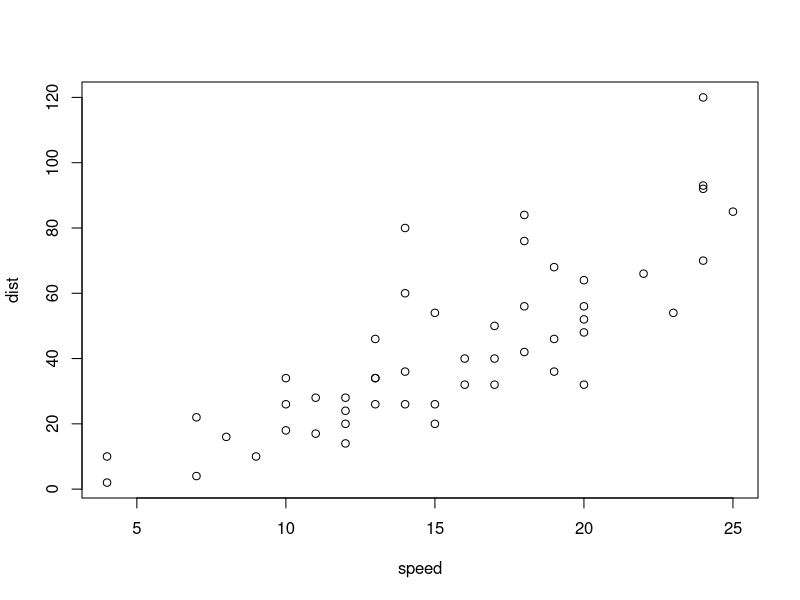
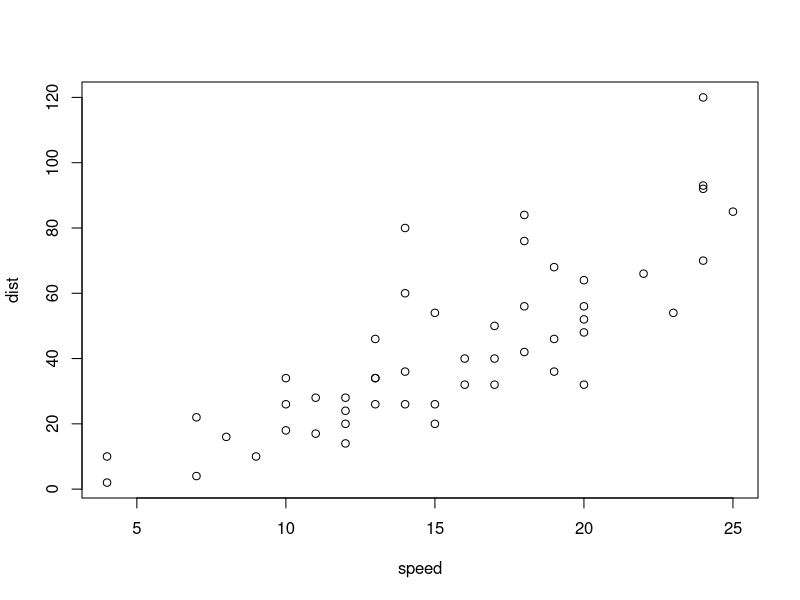
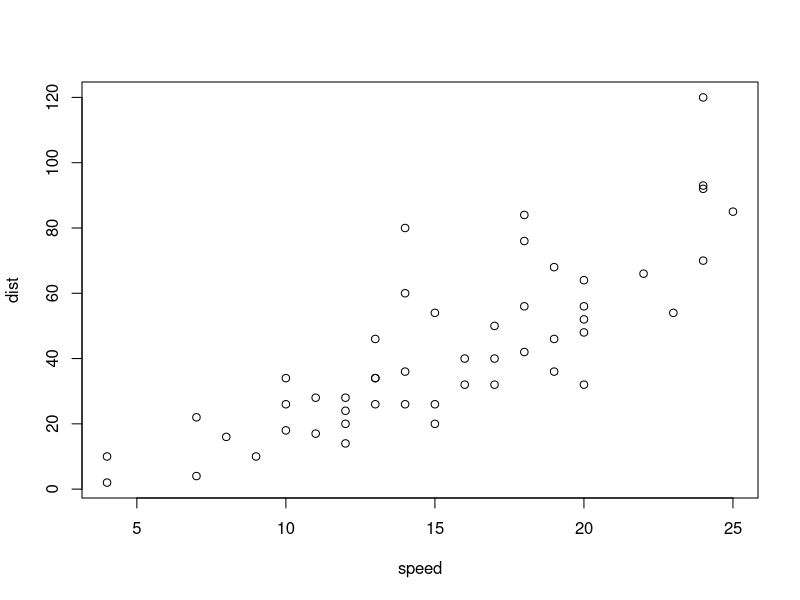
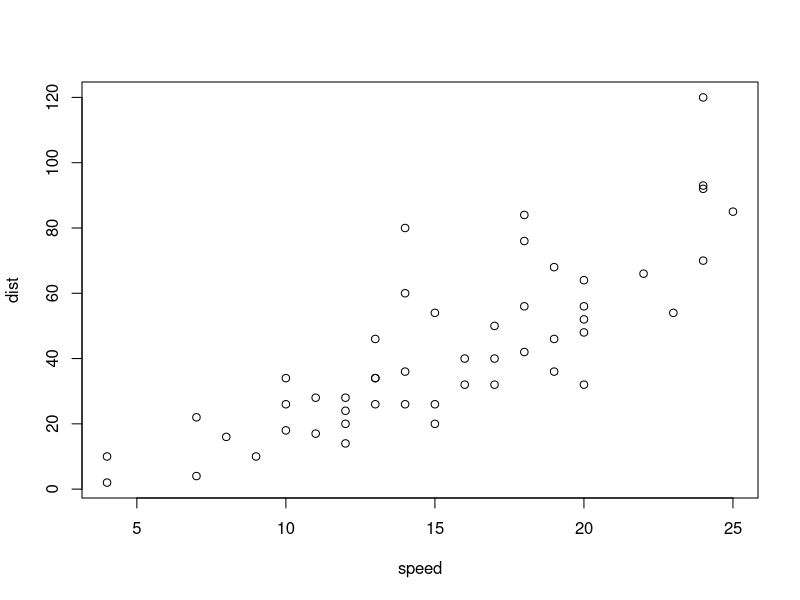
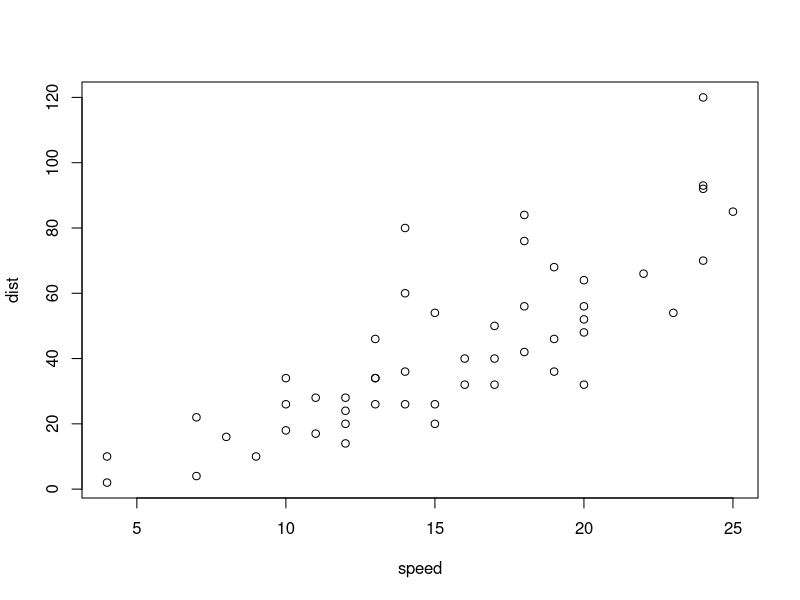

Here is the R script that generated these plots, in order:
## ---- chunk 1
colMeans(cars)
1 + 1
## ---- chunk 2
carmeans = colMeans(cars)
1 + 1
## ---- chunk 3
carmeans = colMeans(cars)
1 + 1
## ---- chunk 4
carmeans = colMeans(cars)
1 + 1
## ---- chunk 5
plot(cars)
## ---- chunk 6
plot(cars)
## ---- chunk 7
plot(cars)
## ---- chunk 8
plot(cars)
## ---- chunk 9
plot(cars)
## ---- chunk 10
f = function(x) {
  message("Thanks")
  return(x)
}
f(10)
## ---- chunk 11
f = function(x) {
  message("Thanks")
  return(x)
}
f(10)
